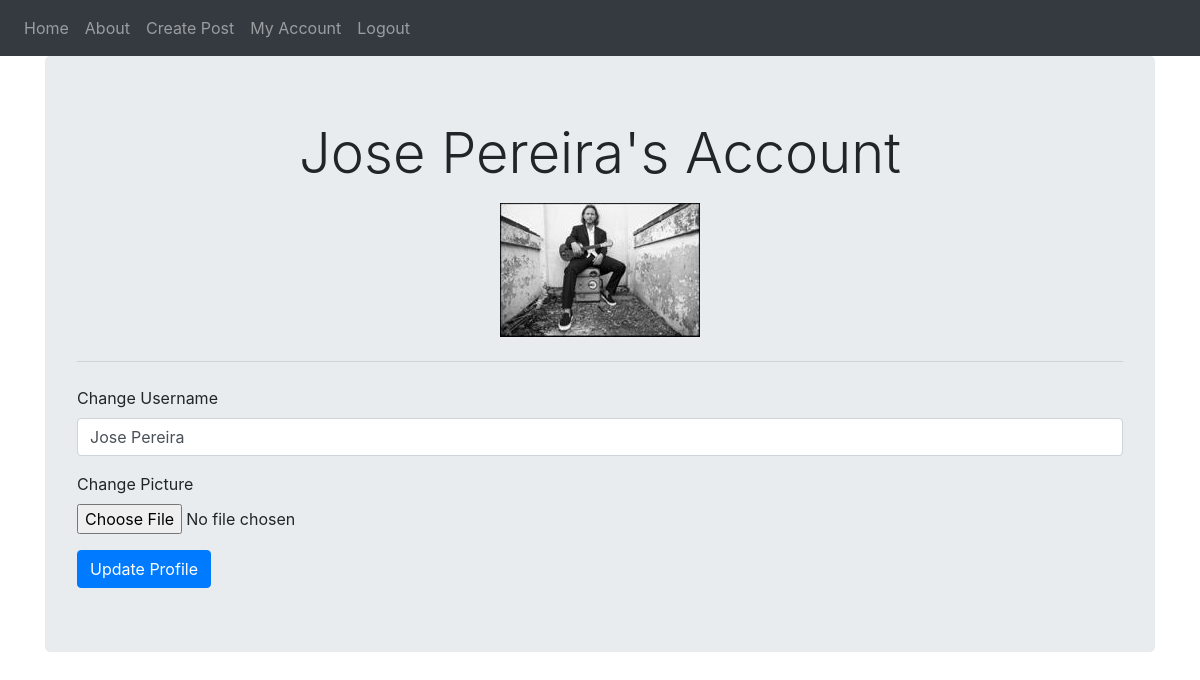
/account (signed in), run on the app's committed database.
### blog/models.py (models this page shows, shortened)
class User(db.Model, UserMixin):
    __tablename__ = "users"
    id = db.Column(db.Integer, primary_key = True)
    email = db.Column(db.String(64), unique = True, index = True)
    username = db.Column(db.String(64), unique = True, index = True)
    password_hash = db.Column(db.String(128))
    userpicture = db.Column(db.String(32), nullable = False, default = "default_picture.png")
    blog_posts = db.relationship("BlogPost", backref = "author", lazy = True)

### blog/users/views.py (the view)
@users.route("/account", methods=["GET", "POST"])
@login_required
def account():
    form = UpdateProfileForm()
    update_profile = False
    if form.validate_on_submit():
        if form.username.data:
            current_user.username = form.username.data
            update_profile = True
        if form.userpicture.data:
            current_user.userpicture = add_profile_picture(current_user.username, form.userpicture.data)
            update_profile = True
        if update_profile:
            db.session.commit()
            flash("Update Successful")
        return redirect(url_for("users.account"))
    elif request.method == "GET":
        form.username.data = current_user.username
    userpicture = url_for("static", filename="profile_pictures/" + current_user.userpicture)
    return render_template("account.html", userpicture=userpicture, form=form)

### blog/users/forms.py (shortened to what this page needs)
class UpdateProfileForm(FlaskForm):
    username = StringField("Change Username", validators=[DataRequired()])
    userpicture = FileField("Change Picture", validators=[FileAllowed(["jpg", "png"])])
    submit = SubmitField("Update Profile")

### blog/models.py (called while the page is built)
@login_manager.user_loader
def load_user(user_id):
    return User.query.get(user_id)

### blog/templates/account.html (shortened to what this page needs)
{% extends "base.html" %}
{% block content %}
<div class="jumbotron">
  <h1 class="display-4 text-center">{{current_user.username}}'s Account</h1>
  <img class="img-fluid mx-auto d-block" align="center" src="{{url_for("static", filename="profile_pictures/" + current_user.userpicture)}}">
  <hr class="my-4">
  <form action="" method="POST" enctype="multipart/form-data">
      <div class="form-group">
        <label>Change Username</label>
        {{form.username(class="form-control", placeholder="Enter new username")}}
      </div>
      <div class="form-group">
        <label>Change Picture</label>
        {{form.userpicture(class="form-control-file")}}
      </div>
      {{form.submit(class="btn btn-primary")}}
  </form>
</div>
{% endblock %}

### data on the page
User: username "Jose Pereira", userpicture (picture)
